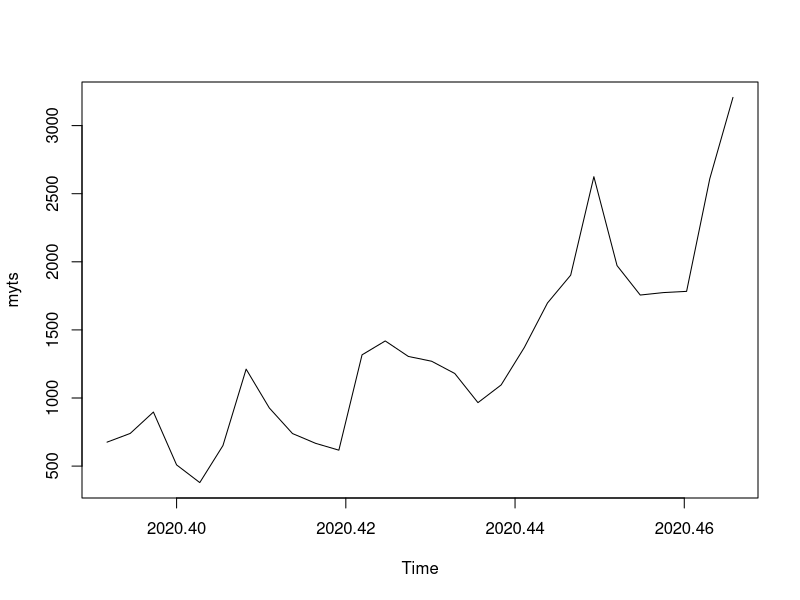
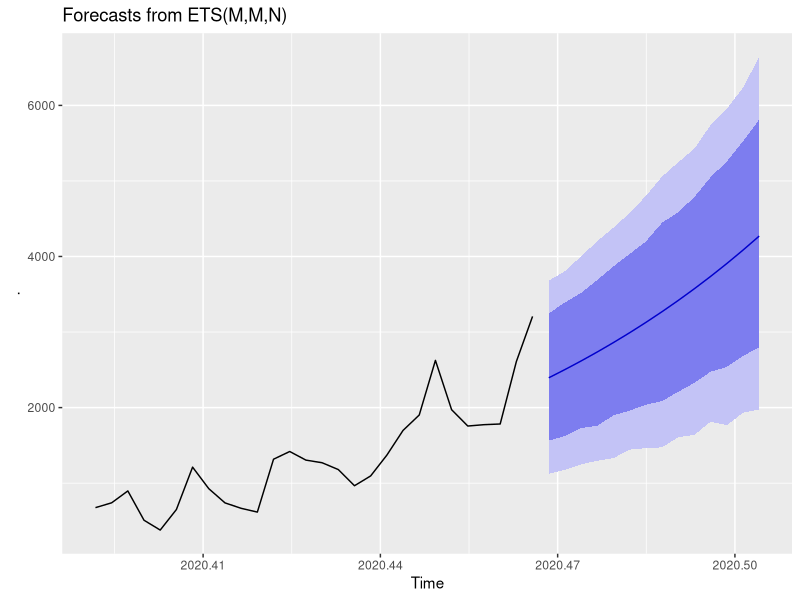
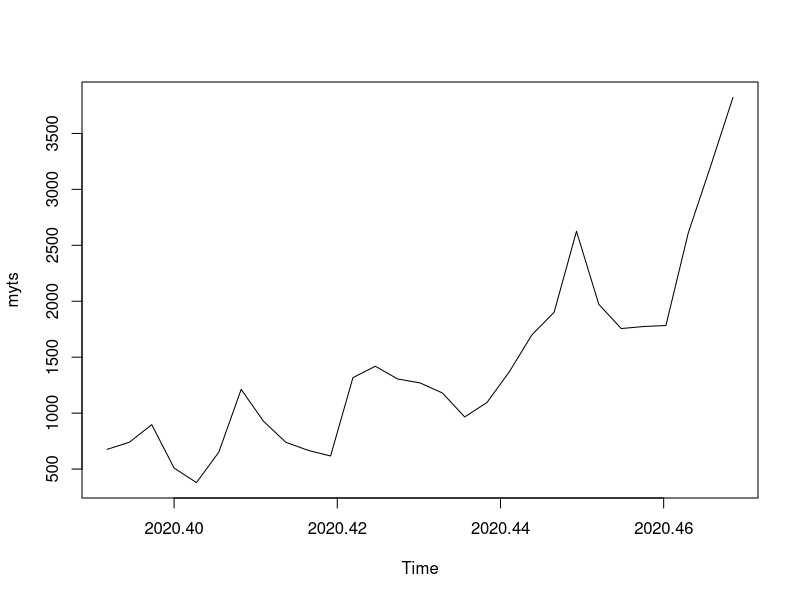
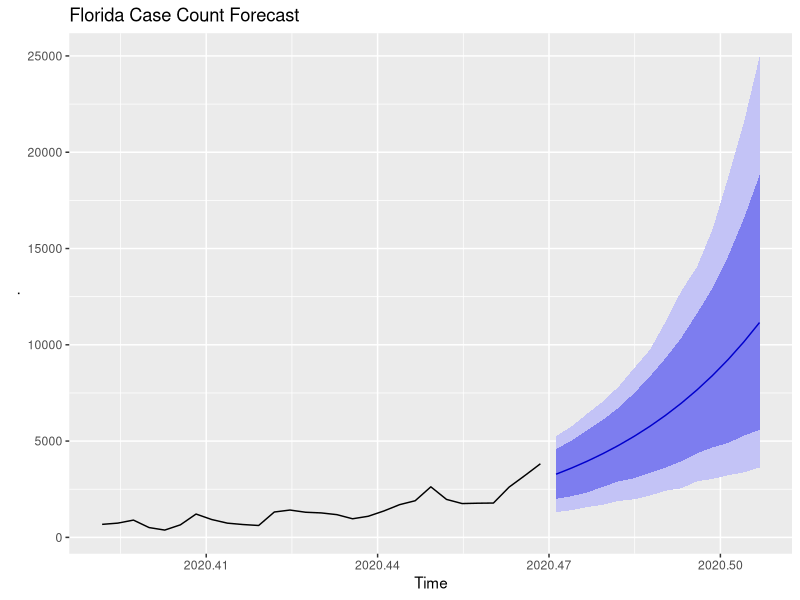

Recreate these plots in R, in order.
library(tidyverse)
library(forecast)



CaseCounts <- c(676,740
                ,897,509,
                379,651,
                1212,927,
                739,667,
                617, 1317,
                1419, 1305,
                1270,1180,
                966, 1096, 
                1371, 1698,
                1902,2625,
                1972, 1756,
                1774,1783,
                2610, 3207)


#=================


inds <- seq(as.Date("2020-05-23"), as.Date("2020-06-18"), by = "day")

myts <- ts(CaseCounts,
                   start = c(2020, as.numeric(format(inds[1], "%j"))),
                   frequency = 365)
plot(myts)


myts %>% ets(model = "MMZ") %>% forecast(h=14) %>% autoplot()




CaseCounts <- c(676,740
                ,897,509,
                379,651,
                1212,927,
                739,667,
                617, 1317,
                1419, 1305,
                1270,1180,
                966, 1096, 
                1371, 1698,
                1902,2625,
                1972, 1756,
                1774,1783,
                2610, 3207,
                3822)



inds <- seq(as.Date("2020-05-23"), as.Date("2020-06-19"), by = "day")

myts <- ts(CaseCounts,
           start = c(2020, as.numeric(format(inds[1], "%j"))),
           frequency = 365)
plot(myts)


myts %>% ets(model = "ZMZ") %>% forecast(h=14) %>% autoplot() + ggtitle("Florida Case Count Forecast")

